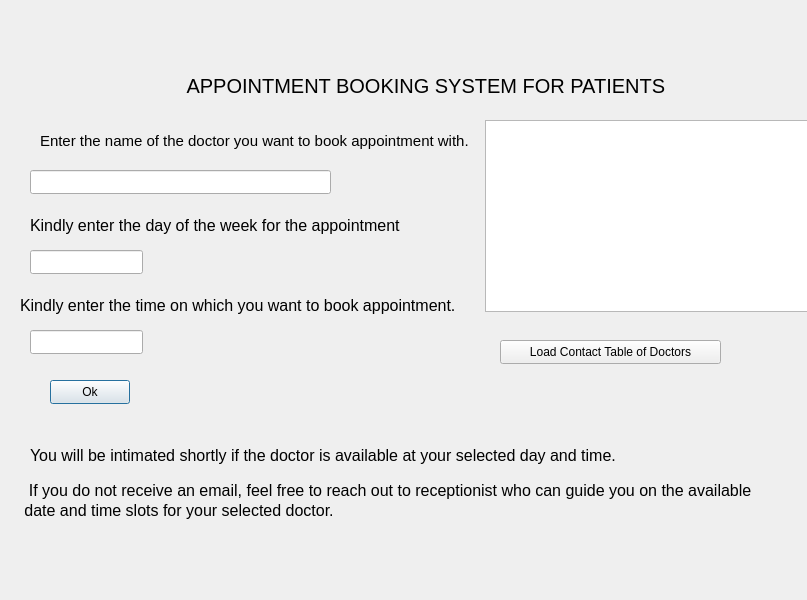
<?xml version="1.0" encoding="UTF-8"?>
<ui version="4.0">
 <class>appdialog</class>
 <widget class="QDialog" name="appdialog">
  <property name="geometry">
   <rect>
    <x>0</x>
    <y>0</y>
    <width>807</width>
    <height>600</height>
   </rect>
  </property>
  <property name="windowTitle">
   <string>Dialog</string>
  </property>
  <widget class="QLabel" name="label">
   <property name="geometry">
    <rect>
     <x>110</x>
     <y>60</y>
     <width>611</width>
     <height>51</height>
    </rect>
   </property>
   <property name="font">
    <font>
     <pointsize>15</pointsize>
    </font>
   </property>
   <property name="text">
    <string>              APPOINTMENT BOOKING SYSTEM FOR PATIENTS</string>
   </property>
  </widget>
  <widget class="QLineEdit" name="lineEdit">
   <property name="geometry">
    <rect>
     <x>30</x>
     <y>170</y>
     <width>301</width>
     <height>24</height>
    </rect>
   </property>
  </widget>
  <widget class="QLabel" name="label_2">
   <property name="geometry">
    <rect>
     <x>98</x>
     <y>130</y>
     <width>101</width>
     <height>20</height>
    </rect>
   </property>
   <property name="text">
    <string/>
   </property>
  </widget>
  <widget class="QLabel" name="doc_name">
   <property name="geometry">
    <rect>
     <x>40</x>
     <y>130</y>
     <width>481</width>
     <height>21</height>
    </rect>
   </property>
   <property name="font">
    <font>
     <pointsize>11</pointsize>
    </font>
   </property>
   <property name="text">
    <string>Enter the name of the doctor you want to book appointment with.</string>
   </property>
  </widget>
  <widget class="QLabel" name="Day">
   <property name="geometry">
    <rect>
     <x>30</x>
     <y>210</y>
     <width>441</width>
     <height>31</height>
    </rect>
   </property>
   <property name="font">
    <font>
     <pointsize>12</pointsize>
    </font>
   </property>
   <property name="text">
    <string>Kindly enter the day of the week for the appointment</string>
   </property>
  </widget>
  <widget class="QLineEdit" name="lineEdit_2">
   <property name="geometry">
    <rect>
     <x>30</x>
     <y>250</y>
     <width>113</width>
     <height>24</height>
    </rect>
   </property>
  </widget>
  <widget class="QLabel" name="appointtime">
   <property name="geometry">
    <rect>
     <x>20</x>
     <y>290</y>
     <width>461</width>
     <height>31</height>
    </rect>
   </property>
   <property name="font">
    <font>
     <pointsize>12</pointsize>
    </font>
   </property>
   <property name="text">
    <string>Kindly enter the time on which you want to book appointment.</string>
   </property>
  </widget>
  <widget class="QLineEdit" name="lineEdit_3">
   <property name="geometry">
    <rect>
     <x>30</x>
     <y>330</y>
     <width>113</width>
     <height>24</height>
    </rect>
   </property>
  </widget>
  <widget class="QPushButton" name="pushButton">
   <property name="geometry">
    <rect>
     <x>50</x>
     <y>380</y>
     <width>80</width>
     <height>24</height>
    </rect>
   </property>
   <property name="text">
    <string>Ok</string>
   </property>
  </widget>
  <widget class="QLabel" name="label_6">
   <property name="geometry">
    <rect>
     <x>30</x>
     <y>440</y>
     <width>671</width>
     <height>31</height>
    </rect>
   </property>
   <property name="font">
    <font>
     <pointsize>12</pointsize>
    </font>
   </property>
   <property name="text">
    <string>You will be intimated shortly if the doctor is available at your selected day and time.  </string>
   </property>
  </widget>
  <widget class="QLabel" name="label_7">
   <property name="geometry">
    <rect>
     <x>20</x>
     <y>480</y>
     <width>741</width>
     <height>20</height>
    </rect>
   </property>
   <property name="font">
    <font>
     <pointsize>12</pointsize>
    </font>
   </property>
   <property name="text">
    <string>  If you do not receive an email, feel free to reach out to receptionist who can guide you on the available</string>
   </property>
  </widget>
  <widget class="QLabel" name="label_8">
   <property name="geometry">
    <rect>
     <x>20</x>
     <y>500</y>
     <width>461</width>
     <height>21</height>
    </rect>
   </property>
   <property name="font">
    <font>
     <pointsize>12</pointsize>
    </font>
   </property>
   <property name="text">
    <string> date and time slots for your selected doctor. </string>
   </property>
  </widget>
  <widget class="QLabel" name="image">
   <property name="geometry">
    <rect>
     <x>50</x>
     <y>310</y>
     <width>61</width>
     <height>81</height>
    </rect>
   </property>
   <property name="text">
    <string/>
   </property>
  </widget>
  <widget class="QTableWidget" name="tableWidget">
   <property name="geometry">
    <rect>
     <x>485</x>
     <y>120</y>
     <width>331</width>
     <height>192</height>
    </rect>
   </property>
  </widget>
  <widget class="QPushButton" name="pushButton_2">
   <property name="geometry">
    <rect>
     <x>500</x>
     <y>340</y>
     <width>221</width>
     <height>24</height>
    </rect>
   </property>
   <property name="text">
    <string>Load Contact Table of Doctors</string>
   </property>
  </widget>
 </widget>
 <resources/>
 <connections/>
</ui>
